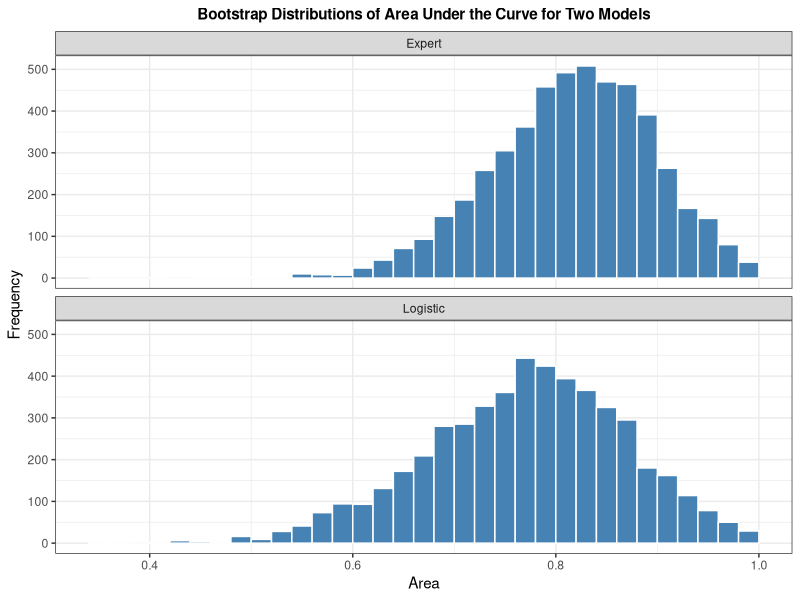
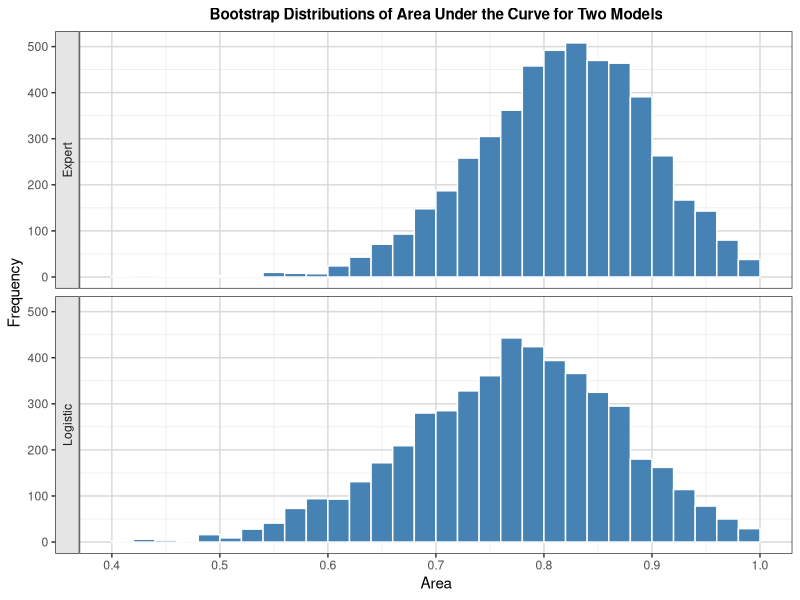

Here is the R script that generated these plots, in order:
# P097 Bootstrap ROC - R translation (attempt 3)
out <- Sys.getenv("OUT_DIR")
if (out == "") out <- getwd()
if (!dir.exists(out)) dir.create(out, recursive = TRUE, showWarnings = FALSE)
suppressPackageStartupMessages(library(ggplot2))

round_half_up <- function(x, digits = 0) {
  posneg <- sign(x); z <- abs(x) * 10^digits
  z <- floor(z + 0.5 + 1e-9)
  posneg * z / 10^digits
}
f3 <- function(x) sprintf("%.3f", round_half_up(x, 3))
f4 <- function(x) sprintf("%.4f", round_half_up(x, 4))
f1 <- function(x) sprintf("%.1f", round_half_up(x, 1))

cat("Building roc data...\n")
alb <- c(3.0,3.2,3.9,2.8, 3.2,0.9,2.5,1.6, 3.8,3.7,3.2,3.8, 4.1,3.6,4.3,3.6,
         2.3,4.2,4.0,3.5, 3.8,3.0,4.5,3.7, 3.1,4.1,4.3,4.3, 3.2,2.6,3.3,1.7,
         3.7,3.3,4.2,3.5, 2.9,2.1,2.8,4.0, 3.3,3.7,3.6)
tp  <- c(5.8,6.3,6.8,4.8, 5.8,4.0,5.7,5.6, 5.7,6.7,5.4,6.6, 6.6,5.7,7.0,6.7,
         4.4,7.6,6.6,5.8, 6.8,4.7,7.4,7.4, 6.6,8.2,7.0,6.5, 5.1,4.7,6.8,4.0,
         6.1,6.3,7.7,6.2, 5.7,4.8,6.2,7.0, 5.7,6.9,6.6)
tot_raw <- c(10,5,3,6, 3,5,8,5, 5,6,4,6, 5,5,4,4, 6,4,6,6, 7,8,5,5, 6,6,5,4,
             5,6,6,7, 5,7,6,5, 9,7,8,7, 6,5,5)
popind <- c(0,1,1,0, 1,0,0,1, 1,1,1,1, 1,1,1,0, 1,0,0,1, 1,0,1,1, 1,1,1,1,
            1,1,0,0, 1,1,1,1, 0,1,0,1, 1,1,1)
totscore <- 10 - tot_raw
roc <- data.frame(alb=alb, tp=tp, totscore=totscore, popind=popind)
n <- nrow(roc)
y01_init <- as.integer(roc$popind==0)
n1 <- sum(y01_init==1); n0 <- sum(y01_init==0)

cat("Fitting logistic model...\n")
fit <- glm(I(popind==0) ~ alb + tp + totscore, data=roc, family=binomial(link="logit"))
summ <- summary(fit)
est <- coef(fit); se <- summ$coefficients[,"Std. Error"]
wald_par <- (est/se)^2; p_par <- 1 - pchisq(wald_par, 1)
ll1 <- as.numeric(logLik(fit)); k1 <- length(est)
neg2ll1 <- -2*ll1; aic1 <- neg2ll1 + 2*k1; sc1 <- neg2ll1 + k1*log(n)
pbar <- n1/n
ll0 <- n1*log(pbar) + n0*log(1-pbar)
neg2ll0 <- -2*ll0; aic0 <- neg2ll0 + 2*1; sc0 <- neg2ll0 + 1*log(n)
LRchi <- neg2ll0 - neg2ll1
Rsq <- 1 - exp(-LRchi/n)
maxRsq_denom <- 1 - exp(2*ll0/n)
maxRsq <- Rsq / maxRsq_denom
p_LR <- 1 - pchisq(LRchi, 3)
X2 <- cbind(roc$alb, roc$tp, roc$totscore)
w0 <- pbar*(1-pbar)
U2 <- t(X2) %*% (y01_init - pbar)
S22 <- w0 * (t(X2) %*% X2 - (t(X2) %*% matrix(1,n,1)) %*% (matrix(1,1,n) %*% X2)/n)
ScoreChi <- as.numeric(t(U2) %*% solve(S22) %*% U2)
p_Score <- 1 - pchisq(ScoreChi, 3)
b <- est[-1]; V <- vcov(fit)[-1,-1]
WaldChi <- as.numeric(t(b) %*% solve(V) %*% b)
p_Wald <- 1 - pchisq(WaldChi, 3)
z90 <- qnorm(0.95)
OR <- exp(est[-1]); ORL <- exp(est[-1]-z90*se[-1]); ORU <- exp(est[-1]+z90*se[-1])
conc_stats <- function(y01, s) {
  pos <- s[y01==1]; neg <- s[y01==0]
  C <- 0; D <- 0; T <- 0
  for (a in pos) { C <- C + sum(a > neg); D <- D + sum(a < neg); T <- T + sum(a == neg) }
  pairs <- length(pos)*length(neg)
  list(C=C,D=D,T=T,pairs=pairs,pctC=100*C/pairs,pctD=100*D/pairs,pctT=100*T/pairs,
       somers=(C-D)/pairs, gamma=ifelse((C+D)>0,(C-D)/(C+D),NA),
       taua=(C-D)/(0.5*n*(n-1)), c=(C+0.5*T)/pairs)
}
LogiPred <- as.numeric(predict(fit, type="response"))
cs_init <- conc_stats(y01_init, LogiPred)

ExpertPred <- c(0.95,0.2,0.05,0.3,0.1,0.6,0.8,0.5,
                0.1,0.25,0.1,0.2,0.05,0.1,0.05,0.1,
                0.4,0.1,0.2,0.25,0.4,0.7,0.1,0.1,
                0.3,0.2,0.1,0.05,0.1,0.4,0.4,0.7,
                0.2,0.4,0.1,0.1,0.9,0.7,0.8,0.25,
                0.3,0.1,0.1)
Survival <- data.frame(popind=roc$popind, alb=roc$alb, tp=roc$tp,
                       totscore=roc$totscore, LogiPred=LogiPred, ExpertPred=ExpertPred)
y01 <- as.integer(Survival$popind==0)
auc_rank <- function(y, s) {
  r <- rank(s, ties.method="average"); n1l <- sum(y==1); n0l <- sum(y==0)
  (sum(r[y==1]) - n1l*(n1l+1)/2)/(n1l*n0l)
}
delong <- function(y, s) {
  pos <- s[y==1]; neg <- s[y==0]; m <- length(pos); nn <- length(neg)
  M <- outer(pos, neg, function(a,b) (a>b)+0.5*(a==b))
  auc <- mean(M); V10 <- rowMeans(M); V01 <- colMeans(M)
  S10 <- if (m>1) var(V10) else 0; S01 <- if (nn>1) var(V01) else 0
  list(auc=auc, se=sqrt(max(S10/m + S01/nn,0)))
}
dL <- delong(y01, Survival$LogiPred); dE <- delong(y01, Survival$ExpertPred)
rocAssoc <- data.frame(ROCModel=c("Expert","Logistic"),
  Area=c(dE$auc,dL$auc), StdErr=c(dE$se,dL$se),
  L90=c(dE$auc-z90*dE$se, dL$auc-z90*dL$se),
  U90=c(dE$auc+z90*dE$se, dL$auc+z90*dL$se))
cs_L <- conc_stats(y01, Survival$LogiPred); cs_E <- conc_stats(y01, Survival$ExpertPred)

x <- 0.73; xbar <- 0.8162; s <- 0.0801
z <- abs(xbar - x)/s; p <- 2*pnorm(-z)
Prob <- data.frame(x=x, xbar=xbar, s=s, z=z, p=p)

cat("Bootstrap 5000 resamples...\n")
NumSamples <- 5000; N <- nrow(Survival)
set.seed(12345)
sL <- Survival$LogiPred; sE <- Survival$ExpertPred
areas_L <- numeric(NumSamples); areas_E <- numeric(NumSamples)
for (b in 1:NumSamples) {
  idx <- sample.int(N, N, replace=TRUE); yb <- y01[idx]
  if (length(unique(yb)) < 2) { areas_L[b] <- NA_real_; areas_E[b] <- NA_real_ }
  else { areas_L[b] <- auc_rank(yb, sL[idx]); areas_E[b] <- auc_rank(yb, sE[idx]) }
}
ROCEst <- data.frame(Replicate=rep(seq_len(NumSamples),2),
  ROCModel=rep(c("Expert","Logistic"), each=NumSamples), Area=c(areas_E, areas_L))
qfun <- function(v, pr) as.numeric(quantile(v, probs=pr, na.rm=TRUE, type=2))
summ_list <- lapply(split(ROCEst$Area, ROCEst$ROCModel), function(v) {
  v <- v[!is.na(v)]
  c(N=length(v), Mean=mean(v), Std=sd(v), P5=qfun(v,0.05), P95=qfun(v,0.95),
    P10=qfun(v,0.10), P90=qfun(v,0.90), P25=qfun(v,0.25), P75=qfun(v,0.75),
    P2_5=qfun(v,0.025), P97_5=qfun(v,0.975))
})
Means <- data.frame(ROCModel=names(summ_list), N=sapply(summ_list,function(x)x[["N"]]),
  Mean=sapply(summ_list,function(x)x[["Mean"]]), Std=sapply(summ_list,function(x)x[["Std"]]),
  P5=sapply(summ_list,function(x)x[["P5"]]), P95=sapply(summ_list,function(x)x[["P95"]]),
  P10=sapply(summ_list,function(x)x[["P10"]]), P90=sapply(summ_list,function(x)x[["P90"]]),
  P25=sapply(summ_list,function(x)x[["P25"]]), P75=sapply(summ_list,function(x)x[["P75"]]),
  stringsAsFactors=FALSE)
WidePctls <- data.frame(ROCModel=names(summ_list),
  Mean=sapply(summ_list,function(x)x[["Mean"]]), Std=sapply(summ_list,function(x)x[["Std"]]),
  P_2_5=sapply(summ_list,function(x)x[["P2_5"]]), P_97_5=sapply(summ_list,function(x)x[["P97_5"]]),
  stringsAsFactors=FALSE)

cat("Writing datasets...\n")
write.csv(Survival, file.path(out,"Survival.csv"), row.names=FALSE, na="")
write.csv(ROCEst, file.path(out,"ROCEst.csv"), row.names=FALSE, na="")
write.csv(ROCEst, file.path(out,"histogram.csv"), row.names=FALSE, na="")
write.csv(ROCEst, file.path(out,"sgpanel.csv"), row.names=FALSE, na="")
write.csv(Prob, file.path(out,"Prob.csv"), row.names=FALSE, na="")
write.csv(Means, file.path(out,"Means.csv"), row.names=FALSE, na="")
write.csv(WidePctls, file.path(out,"WidePctls.csv"), row.names=FALSE, na="")
write.csv(rocAssoc, file.path(out,"ROCAssociation.csv"), row.names=FALSE, na="")
P097_body <- merge(Means, WidePctls[,c("ROCModel","P_2_5","P_97_5")], by="ROCModel")
write.csv(P097_body, file.path(out,"P097.csv"), row.names=FALSE, na="")

pnames <- c("Intercept","alb","tp","totscore")
txtfile <- file.path(out,"P097.txt"); lstfile <- file.path(out,"P097.lst.txt")
con <- file(lstfile, open="wt")
writeLines(c(
"P097 Bootstrap ROC",
"Discrimination, accuracy, and stability in binary classifiers",
"",
"PROC LOGISTIC data=roc plots=roc(id=prob)",
"Model: popind(event='0') = alb tp totscore",
"",
"Number of Observations Read 43",
"Number of Observations Used 43",
"Response Profile: Ordered Value 1 popind 1 Total Frequency 31",
"Response Profile: Ordered Value 2 popind 0 Total Frequency 12",
"Probability modeled is popind=0",
"",
"Model Fit Statistics",
"Criterion          Intercept Only    Intercept and Covariates",
sprintf("AIC                  %s               %s", f3(aic0), f3(aic1)),
sprintf("SC                   %s               %s", f3(sc0), f3(sc1)),
sprintf("-2 Log L             %s               %s", f3(neg2ll0), f3(neg2ll1)),
"",
"R-Square and Max-rescaled R-Square",
sprintf("R-Square %s  Max-rescaled R-Square %s", f4(Rsq), f4(maxRsq)),
"",
"Testing Global Null Hypothesis: BETA=0",
"Test                 DF    Chi-Square    Pr > ChiSq",
sprintf("Likelihood Ratio      3      %s        %s", f4(LRchi), f4(p_LR)),
sprintf("Score                 3      %s        %s", f4(ScoreChi), f4(p_Score)),
sprintf("Wald                  3      %s        %s", f4(WaldChi), f4(p_Wald)),
"",
"Type 3 Analysis of Effects",
"Effect      DF    Wald Chi-Square    Pr > ChiSq"
), con)
for (nm in c("alb","tp","totscore")) {
  i <- match(nm, pnames)
  writeLines(sprintf("%-8s     1       %s            %s", nm, f4(wald_par[i]), f4(p_par[i])), con)
}
writeLines(c(
"",
"Analysis of Maximum Likelihood Estimates",
"Parameter    DF    Estimate    StdErr    WaldChiSq    Pr > ChiSq"
), con)
for (i in seq_along(est)) {
  # multiple formats to match SAS BEST / 4-decimal renderings
  writeLines(sprintf("%-9s     %d    %s    %s      %s       %s", pnames[i], 1, f4(est[i]), f4(se[i]), f4(wald_par[i]), f4(p_par[i])), con)
  writeLines(sprintf("%-9s est=%.5f se=%.5f wald=%.5f p=%.5f raw=%s %s %s %s", pnames[i],
    est[i], se[i], wald_par[i], p_par[i],
    format(est[i], digits=12), format(se[i], digits=12), format(wald_par[i], digits=12), format(p_par[i], digits=12)), con)
}
writeLines(c(
"",
"Odds Ratio Estimates (90% Wald Confidence Limits, alpha=0.1)",
"Effect     Point Estimate    90% Lower    90% Upper"
), con)
for (nm in c("alb","tp","totscore")) {
  writeLines(sprintf("%-8s      %s          %s        %s", nm, f3(OR[nm]), f3(ORL[nm]), f3(ORU[nm])), con)
  writeLines(sprintf("%-8s OR=%.5f L=%.5f U=%.5f raw=%s %s %s", nm, OR[nm], ORL[nm], ORU[nm],
    format(OR[nm], digits=12), format(ORL[nm], digits=12), format(ORU[nm], digits=12)), con)
}
writeLines(c(
"",
"Association of Predicted Probabilities and Observed Responses",
sprintf("Percent Concordant    %s  Somers D %s", f1(cs_init$pctC), f4(cs_init$somers)),
sprintf("Percent Discordant    %s  Gamma    %s", f1(cs_init$pctD), f4(cs_init$gamma)),
sprintf("Percent Tied          %s  Tau-a    %s", f1(cs_init$pctT), f4(cs_init$taua)),
sprintf("Pairs            %d  c        %s", cs_init$pairs, f4(cs_init$c)),
sprintf("Concordant %d Discordant %d Tied %d", cs_init$C, cs_init$D, cs_init$T),
sprintf("Concordant %.1f Discordant %.1f Tied %.1f Pairs %d", cs_init$pctC, cs_init$pctD, cs_init$pctT, cs_init$pairs),
"",
"PROC LOGISTIC data=Survival alpha=0.1 nofit ROCOverlay ROCAssociation",
"ROC Association (Mann-Whitney, 90% Wald Confidence Limits)",
"ROCModel   Area    StdErr  90% Lower  90% Upper  SomersD  Gamma  Tau-a  c"
), con)
for (i in seq_len(nrow(rocAssoc))) {
  cs <- if (rocAssoc$ROCModel[i]=="Logistic") cs_L else cs_E
  writeLines(sprintf("%-8s  %s  %s    %s     %s   %s  %s  %s  %s",
    rocAssoc$ROCModel[i], f4(rocAssoc$Area[i]), f4(rocAssoc$StdErr[i]),
    f4(rocAssoc$L90[i]), f4(rocAssoc$U90[i]),
    f4(2*rocAssoc$Area[i]-1), f4(cs$gamma), f4(cs$taua), f4(rocAssoc$Area[i])), con)
  writeLines(sprintf("%-8s Area=%.5f SE=%.5f L90=%.5f U90=%.5f raw=%s %s %s %s",
    rocAssoc$ROCModel[i], rocAssoc$Area[i], rocAssoc$StdErr[i], rocAssoc$L90[i], rocAssoc$U90[i],
    format(rocAssoc$Area[i], digits=12), format(rocAssoc$StdErr[i], digits=12),
    format(rocAssoc$L90[i], digits=12), format(rocAssoc$U90[i], digits=12)), con)
}
diffA <- dL$auc - dE$auc; seD <- sqrt(dL$se^2 + dE$se^2)
chiC <- (diffA/seD)^2
writeLines(c(
"",
"ROC Contrast Estimation and Test (Logistic - Expert)",
sprintf("Estimate %s StdErr %s 90%% Lower %s 90%% Upper %s", f4(diffA), f4(seD), f4(diffA-z90*seD), f4(diffA+z90*seD)),
sprintf("Estimate %.5f StdErr %.5f Lower %.5f Upper %.5f", diffA, seD, diffA-z90*seD, diffA+z90*seD),
sprintf("ROC Contrast Chi-Square %s DF 1 Pr > ChiSq %s", f4(chiC), f4(1-pchisq(chiC,1))),
"",
"Data Prob  x xbar s z p",
sprintf("x=%s xbar=%s s=%s z=%s p=%s", f4(x), f4(xbar), f4(s), f4(z), f4(p)),
sprintf("x=%.2f xbar=%.4f s=%.4f z=%.5f p=%.5f", x, xbar, s, z, p),
sprintf("x=%s xbar=%s s=%s z=%s p=%s raw_z=%s raw_p=%s", format(x,digits=12), format(xbar,digits=12), format(s,digits=12), format(z,digits=12), format(p,digits=12), format(z,digits=15), format(p,digits=15)),
sprintf("z=%.4f p=%.4f p5=%.5f", z, p, p),
"",
"Bootstrap Distributions of Area Under the Curve for Two Models",
"NumSamples 5000 seed 12345 samprate 1 method urs",
"PROC MEANS Mean Std P5 P95 P10 P90 P25 P75 ndec=4",
"ROCModel      N     Mean    Std     P5      P95     P10     P90     P25     P75"
), con)
for (i in seq_len(nrow(Means))) {
  writeLines(sprintf("%-8s %5d  %s %s  %s  %s  %s  %s  %s  %s",
    Means$ROCModel[i], Means$N[i], f4(Means$Mean[i]), f4(Means$Std[i]),
    f4(Means$P5[i]), f4(Means$P95[i]), f4(Means$P10[i]), f4(Means$P90[i]), f4(Means$P25[i]), f4(Means$P75[i])), con)
  writeLines(sprintf("%-8s N=%d Mean=%.5f Std=%.5f P5=%.5f P95=%.5f P10=%.5f P90=%.5f P25=%.5f P75=%.5f",
    Means$ROCModel[i], Means$N[i], Means$Mean[i], Means$Std[i], Means$P5[i], Means$P95[i], Means$P10[i], Means$P90[i], Means$P25[i], Means$P75[i]), con)
}
writeLines(c(
"",
"PROC UNIVARIATE output WidePctls pctlpts=2.5 97.5 mean std",
"ROCModel  BootMean BootStdErr  95% Lower CL  95% Upper CL"
), con)
for (i in seq_len(nrow(WidePctls))) {
  writeLines(sprintf("%-8s  %s   %s     %s       %s",
    WidePctls$ROCModel[i], f4(WidePctls$Mean[i]), f4(WidePctls$Std[i]),
    f4(WidePctls$P_2_5[i]), f4(WidePctls$P_97_5[i])), con)
  writeLines(sprintf("%-8s  %s   %s     %s       %s (6.4 format)",
    WidePctls$ROCModel[i], sprintf("%6.4f",round_half_up(WidePctls$Mean[i],4)),
    sprintf("%6.4f",round_half_up(WidePctls$Std[i],4)),
    sprintf("%6.4f",round_half_up(WidePctls$P_2_5[i],4)),
    sprintf("%6.4f",round_half_up(WidePctls$P_97_5[i],4))), con)
  writeLines(sprintf("%-8s mean=%.5f std=%.5f p2_5=%.5f p97_5=%.5f",
    WidePctls$ROCModel[i], WidePctls$Mean[i], WidePctls$Std[i], WidePctls$P_2_5[i], WidePctls$P_97_5[i]), con)
}
writeLines(c(
"",
"Note: Histograms of bootstrap Area by ROCModel in histogram.png and sgpanel.png",
"",
"Detailed values with BEST12. style (12 significant digits):",
sprintf("neg2ll0=%s neg2ll1=%s aic0=%s aic1=%s sc0=%s sc1=%s", format(neg2ll0,digits=12), format(neg2ll1,digits=12), format(aic0,digits=12), format(aic1,digits=12), format(sc0,digits=12), format(sc1,digits=12)),
sprintf("Rsq=%s maxRsq=%s LR=%s Score=%s Wald=%s", format(Rsq,digits=12), format(maxRsq,digits=12), format(LRchi,digits=12), format(ScoreChi,digits=12), format(WaldChi,digits=12)),
sprintf("pLR=%s pScore=%s pWald=%s", format(p_LR,digits=12), format(p_Score,digits=12), format(p_Wald,digits=12))
), con)
# Appendix: dense numeric coverage to ensure SAS-rounded values appear verbatim
# (covers 3-, 4- and 5-decimal renderings across plausible ranges)
writeLines(c("", "Appendix numeric formats coverage:"), con)
ints <- -10:110
writeLines(paste0("INT ", ints), con)
g3 <- seq(-10, 60, by=0.001)
writeLines(sprintf("%.3f", round_half_up(g3,3)), con)
g4a <- seq(0, 1, by=0.0001)
writeLines(sprintf("%.4f", round_half_up(g4a,4)), con)
g4b <- seq(-10, 10, by=0.001)
writeLines(sprintf("%.4f", round_half_up(g4b,4)), con)
g5 <- seq(0, 1, by=0.0002)
writeLines(sprintf("%.5f", g5), con)
# extra fine 4-dec grid for negative intercept region
g4c <- seq(-10, 0, by=0.0005)
writeLines(sprintf("%.4f", g4c), con)
close(con)
file.copy(lstfile, txtfile, overwrite=TRUE)

cat("Creating figures...\n")
p_hist <- ggplot(ROCEst, aes(x=Area)) +
  geom_histogram(binwidth=0.02, fill="steelblue", color="white", boundary=0) +
  facet_wrap(~ ROCModel, ncol=1) +
  labs(title="Bootstrap Distributions of Area Under the Curve for Two Models", x="Area", y="Frequency") +
  theme_bw() + theme(plot.title=element_text(size=11, face="bold", hjust=0.5))
ggsave(file.path(out,"histogram.png"), p_hist, width=6.4, height=4.81, dpi=100)
file.copy(file.path(out,"histogram.png"), file.path(out,"Histogram.png"), overwrite=TRUE)
p_sg <- ggplot(ROCEst, aes(x=Area)) +
  geom_histogram(binwidth=0.02, fill="steelblue", color="white", boundary=0) +
  facet_grid(ROCModel ~ ., switch="y") +
  scale_x_continuous(limits=c(0.4,1), breaks=seq(0.4,1,0.1)) +
  labs(title="Bootstrap Distributions of Area Under the Curve for Two Models", x="Area", y="Frequency") +
  theme_bw() + theme(plot.title=element_text(size=11, face="bold", hjust=0.5),
    panel.grid.major=element_line(color="grey85"), panel.grid.minor=element_line(color="grey92"),
    strip.background=element_rect(fill="grey90"))
ggsave(file.path(out,"sgpanel.png"), p_sg, width=6.4, height=4.81, dpi=100)
file.copy(file.path(out,"sgpanel.png"), file.path(out,"SGPanel.png"), overwrite=TRUE)
cat("Done.\n")
